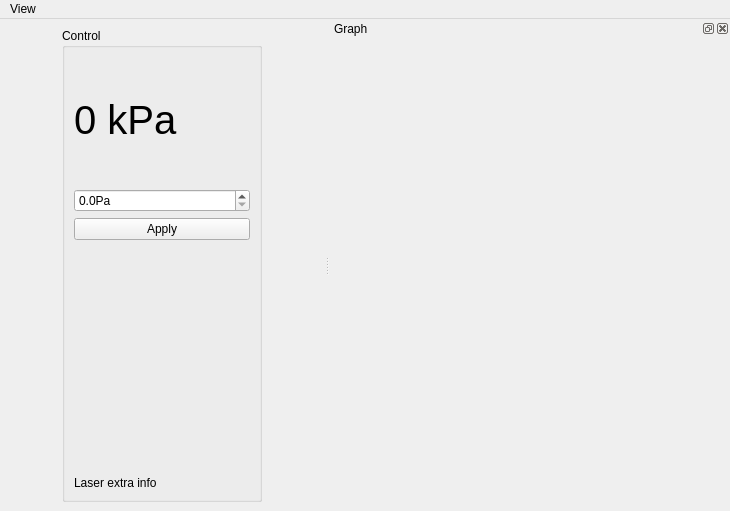
<?xml version="1.0" encoding="UTF-8"?>
<ui version="4.0">
 <class>MainWindow</class>
 <widget class="QMainWindow" name="MainWindow">
  <property name="geometry">
   <rect>
    <x>0</x>
    <y>0</y>
    <width>730</width>
    <height>511</height>
   </rect>
  </property>
  <property name="windowTitle">
   <string>Qudi: Pressure Control</string>
  </property>
  
  <widget class="QWidget" name="centralwidget">
   <layout class="QGridLayout" name="gridLayout">
    <item row="0" column="0">
     <widget class="QGroupBox" name="groupBox">
      <property name="sizePolicy">
       <sizepolicy hsizetype="Fixed" vsizetype="Preferred">
        <horstretch>0</horstretch>
        <verstretch>0</verstretch>
       </sizepolicy>
      </property>
      <property name="minimumSize">
       <size>
        <width>200</width>
        <height>0</height>
       </size>
      </property>
      <property name="baseSize">
       <size>
        <width>200</width>
        <height>0</height>
       </size>
      </property>
      <property name="title">
       <string>Control</string>
      </property>
      <layout class="QVBoxLayout" name="verticalLayout">
      
      
       
       <item>
        <spacer name="verticalSpacer">
         <property name="orientation">
          <enum>Qt::Vertical</enum>
         </property>
         <property name="sizeType">
          <enum>QSizePolicy::Fixed</enum>
         </property>
         <property name="sizeHint" stdset="0">
          <size>
           <width>20</width>
           <height>40</height>
          </size>
         </property>
        </spacer>
       </item>
       
       
       <item>
        <widget class="QLabel" name="processValueLabel">
         <property name="font">
          <font>
           <pointsize>30</pointsize>
          </font>
         </property>
         <property name="text">
          <string>0 kPa</string>
         </property>
         <property name="textInteractionFlags">
          <set>Qt::LinksAccessibleByMouse|Qt::TextSelectableByMouse</set>
         </property>
        </widget>
       </item>
       
       
       <item>
        <spacer name="verticalSpacer_2">
         <property name="orientation">
          <enum>Qt::Vertical</enum>
         </property>
         <property name="sizeType">
          <enum>QSizePolicy::Fixed</enum>
         </property>
         <property name="sizeHint" stdset="0">
          <size>
           <width>20</width>
           <height>40</height>
          </size>
         </property>
        </spacer>
       </item>
       
       
       <item>
        <widget class="ScienDSpinBox" name="setValueDoubleSpinBox">
         <property name="suffix">
          <string>Pa</string>
         </property>
       <property name="decimals">
        <number>1</number>
       </property>
       <property name="minimum">
        <double>0.0</double>
       </property>
       <property name="maximum">
        <double>40.0e3</double>
       </property>
       <property name="minimalStep">
        <double>100</double>
       </property>
        </widget>
       </item>
       
       
       <item>
        <widget class="QPushButton" name="applySetValueButton">
         <property name="sizePolicy">
          <sizepolicy hsizetype="Preferred" vsizetype="Fixed">
           <horstretch>0</horstretch>
           <verstretch>0</verstretch>
          </sizepolicy>
         </property>
         <property name="text">
          <string>Apply</string>
         </property>
        </widget>
       </item>
       
       <item>
        <spacer name="verticalSpacer_3">
         <property name="orientation">
          <enum>Qt::Vertical</enum>
         </property>
         <property name="sizeType">
          <enum>QSizePolicy::Expanding</enum>
         </property>
         <property name="sizeHint" stdset="0">
          <size>
           <width>20</width>
           <height>147</height>
          </size>
         </property>
        </spacer>
       </item>
       
       <item>
        <widget class="QLabel" name="extraLabel">
         <property name="baseSize">
          <size>
           <width>0</width>
           <height>0</height>
          </size>
         </property>
         <property name="text">
          <string>Laser extra info</string>
         </property>
         <property name="wordWrap">
          <bool>true</bool>
         </property>
         <property name="textInteractionFlags">
          <set>Qt::LinksAccessibleByMouse|Qt::TextSelectableByMouse</set>
         </property>
        </widget>
       </item>
      </layout>
     </widget>
    </item>
   </layout>
  </widget>
  
  <widget class="QMenuBar" name="menubar">
   <property name="geometry">
    <rect>
     <x>0</x>
     <y>0</y>
     <width>730</width>
     <height>18</height>
    </rect>
   </property>
   <widget class="QMenu" name="menuMenu">
    <property name="title">
     <string>View</string>
    </property>
    <addaction name="actionShow_Graph"/>
    <addaction name="actionReset_View"/>
    <addaction name="actionClose"/>
   </widget>
   <addaction name="menuMenu"/>
  </widget>
  
  
  
  <widget class="QDockWidget" name="plotDockWidget">
   <property name="sizePolicy">
    <sizepolicy hsizetype="Expanding" vsizetype="Preferred">
     <horstretch>1</horstretch>
     <verstretch>0</verstretch>
    </sizepolicy>
   </property>
   <property name="minimumSize">
    <size>
     <width>400</width>
     <height>50</height>
    </size>
   </property>
   <property name="baseSize">
    <size>
     <width>400</width>
     <height>0</height>
    </size>
   </property>
   <property name="windowTitle">
    <string>Graph</string>
   </property>
   <attribute name="dockWidgetArea">
    <number>2</number>
   </attribute>
   <widget class="QWidget" name="pwContainer">
    <property name="sizePolicy">
     <sizepolicy hsizetype="Expanding" vsizetype="Preferred">
      <horstretch>0</horstretch>
      <verstretch>0</verstretch>
     </sizepolicy>
    </property>
    <layout class="QGridLayout" name="gridLayout_3"/>
   </widget>
  </widget>
  
  <action name="actionClose">
   <property name="icon">
    <iconset>
     <normaloff>../../artwork/icons/oxygen/22x22/application-exit.png</normaloff>../../artwork/icons/oxygen/22x22/application-exit.png</iconset>
   </property>
   <property name="text">
    <string>Close</string>
   </property>
  </action>
  <action name="actionShow_Graph">
   <property name="checkable">
    <bool>true</bool>
   </property>
   <property name="checked">
    <bool>true</bool>
   </property>
   <property name="text">
    <string>Show Graph</string>
   </property>
  </action>
  <action name="actionReset_View">
   <property name="text">
    <string>Reset View</string>
   </property>
  </action>
 </widget>
 
 <customwidgets>
  <customwidget>
   <class>ScienDSpinBox</class>
   <extends>QDoubleSpinBox</extends>
   <header>qtwidgets.scientific_spinbox.h</header>
  </customwidget>
 </customwidgets>
 <resources/>
 <connections>
 
  <connection>
   <sender>actionClose</sender>
   <signal>triggered()</signal>
   <receiver>MainWindow</receiver>
   <slot>close()</slot>
   <hints>
    <hint type="sourcelabel">
     <x>-1</x>
     <y>-1</y>
    </hint>
    <hint type="destinationlabel">
     <x>263</x>
     <y>299</y>
    </hint>
   </hints>
  </connection>
  
  <connection>
   <sender>actionShow_Graph</sender>
   <signal>toggled(bool)</signal>
   <receiver>plotDockWidget</receiver>
   <slot>setVisible(bool)</slot>
   <hints>
    <hint type="sourcelabel">
     <x>-1</x>
     <y>-1</y>
    </hint>
    <hint type="destinationlabel">
     <x>578</x>
     <y>300</y>
    </hint>
   </hints>
  </connection>
 </connections>
</ui>
